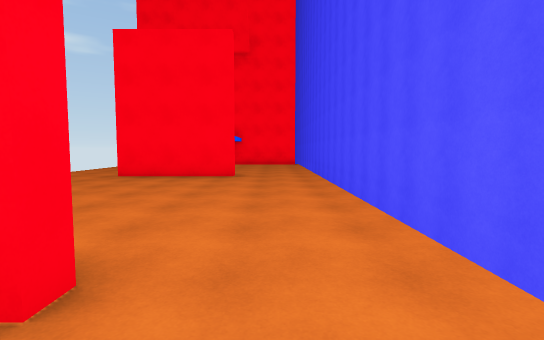
[1] (above)

12 first-person views from a walk through a scene from a Unity 3-D project. The camera is 1.4 m above the floor, tilts 4° down and sees 85° across. The floor is counted in squares, 2 m on a side. Each view is taken from the middle of a square. On the plan, view 1 faces up. The plan holds only what a view shows up to about 10 squares ahead; the rest is blank. The place goes on beyond the plan. Surface patterns are stand-ins for the level's own textures.

[2]
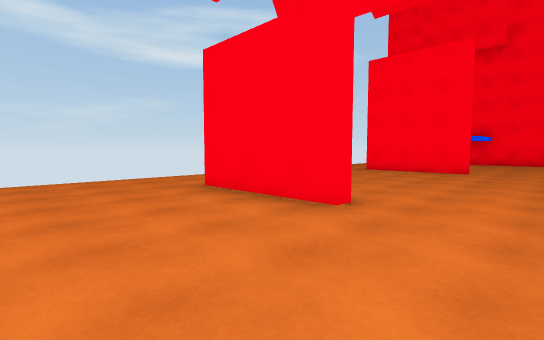

[3]
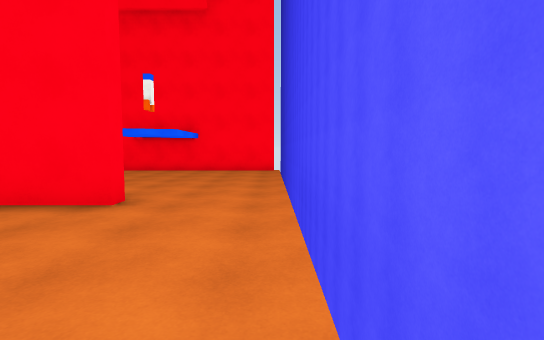

[4]
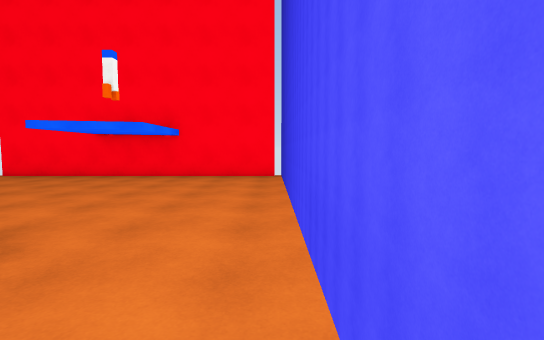

[5]
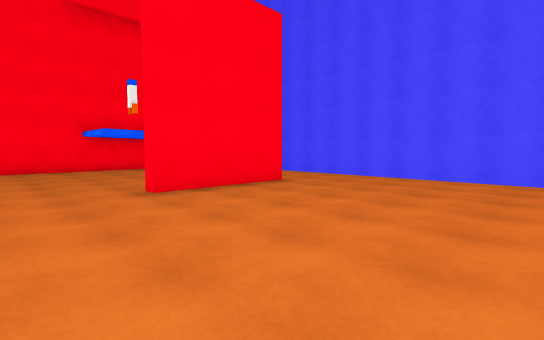

[6]
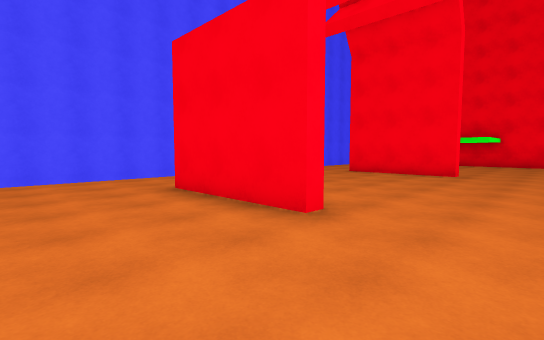

[7]
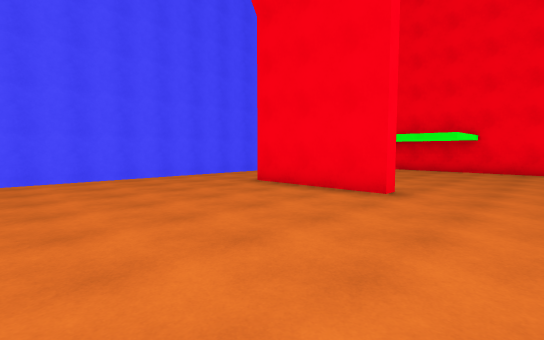

[8]
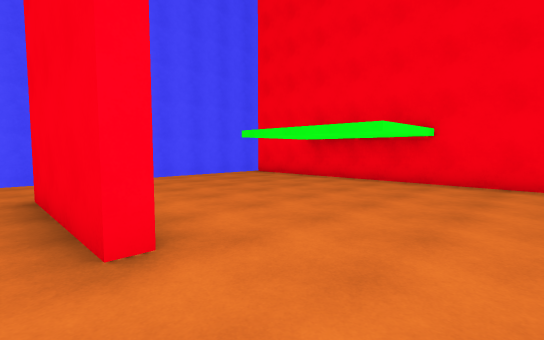

[9]
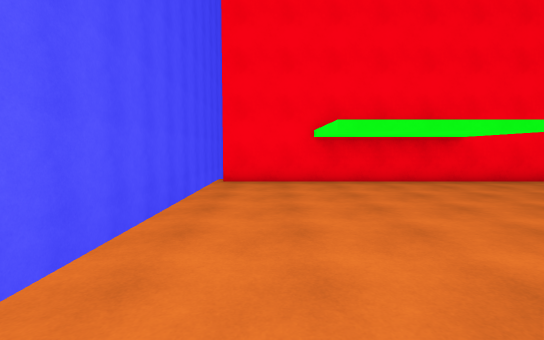

[10]
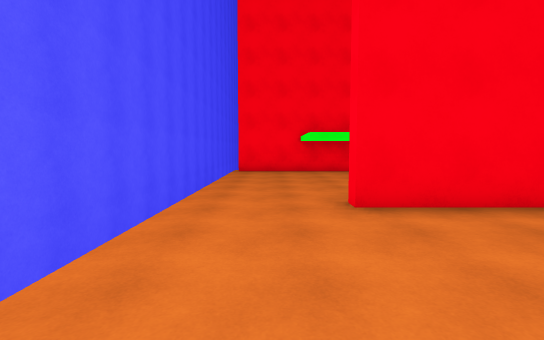

[11]
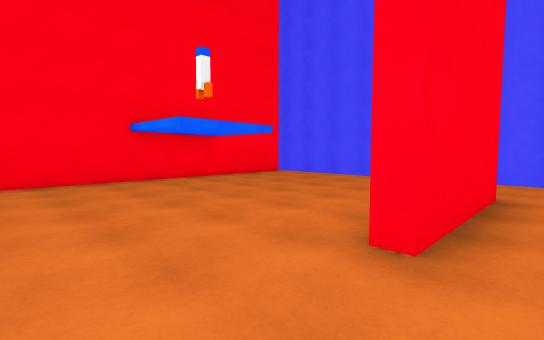

[12]
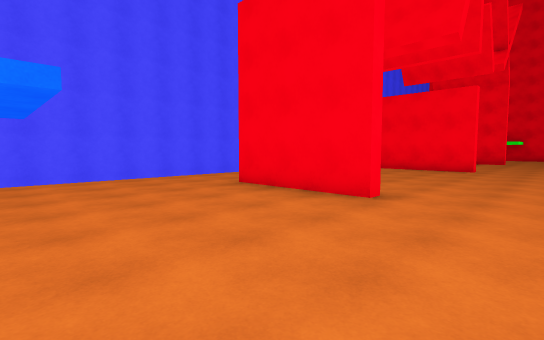

### Floor plan
Points are (right, up) in squares from view 1. A wall is a line through its corners. A room is listed if a view was taken in it or the views show most of it. See-through windows are left out.
Room 1 (views 1, 2, 3, 4, 5, 6, 7, 8, 9, 10, 11, 12)
walls: (-4.1, 1.5) (-1, 1.5); (-0.9, 1.2) (-4, 1.2); (1.9, -0.1) (1.9, 14.5); (-4.1, 8) (-1, 8) (-1, 7.7) (-4, 7.7); (-4.1, -4.5) (-1, -4.5); (1.1, 13.8) (-6.1, 13.8); (-6, -10.4) (1.1, -10.4); (1.9, -11.5) (1.9, -0.2)
ways out: gap at (-6, -11); gap at (-6, 14); gap at (1, -11); gap at (1, 14)

Where each view was taken, in squares from view 1:
view 1: 0 up, 0 right, facing up
view 2: 2 down, 1 right, facing up-left
view 3: 4 up, 1 right, facing up
view 4: 6 up, 1 right, facing up
view 5: 3 up, 6 left, facing up-right
view 6: 4 up, 6 left, facing down-right
view 7: 0 up, 6 left, facing down-right
view 8: 4 down, 6 left, facing down-right
view 9: 4 down, 0 right, facing down
view 10: 1 down, 0 right, facing down
view 11: 7 up, 6 left, facing up-right
view 12: 12 up, 6 left, facing down-right
